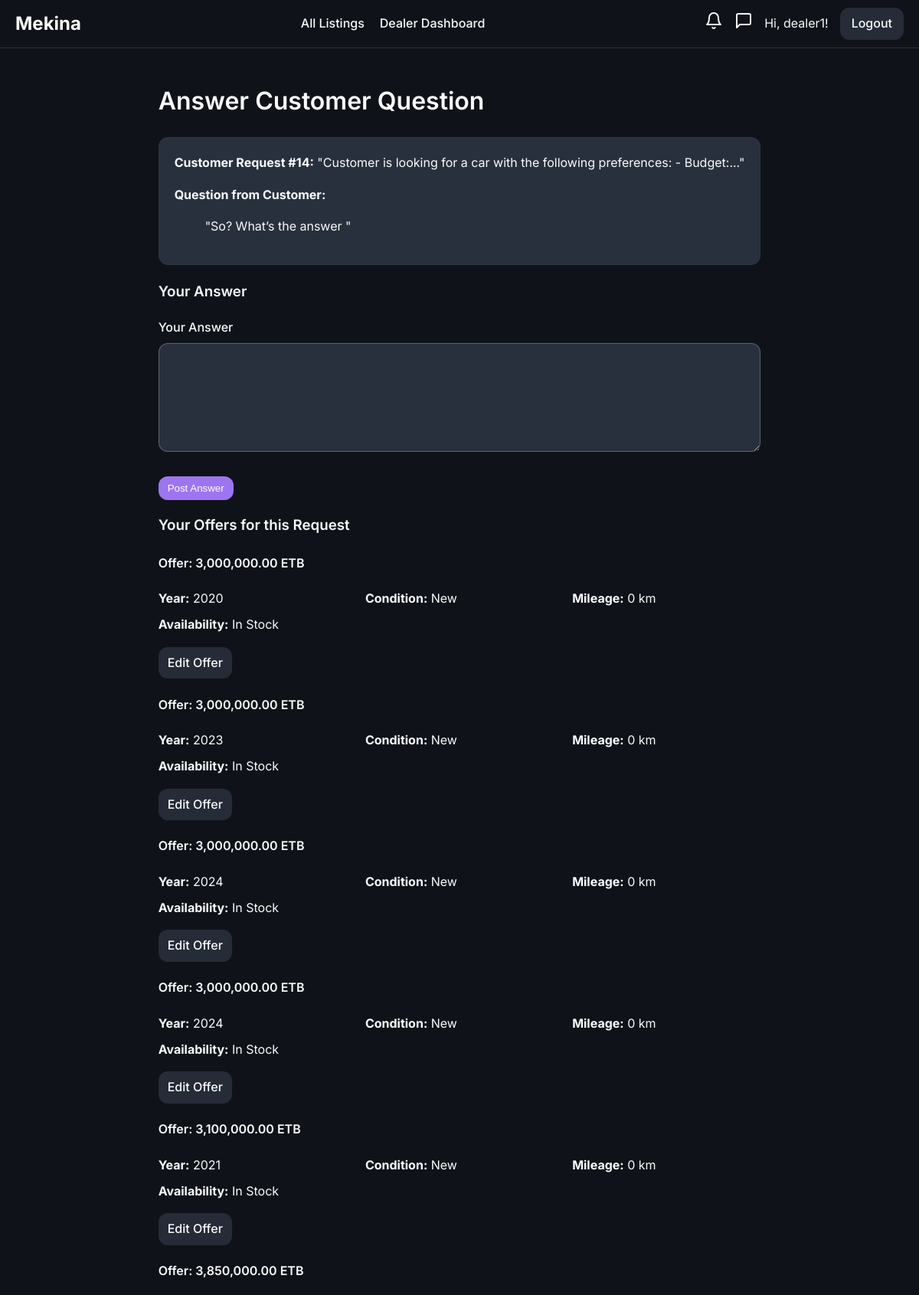
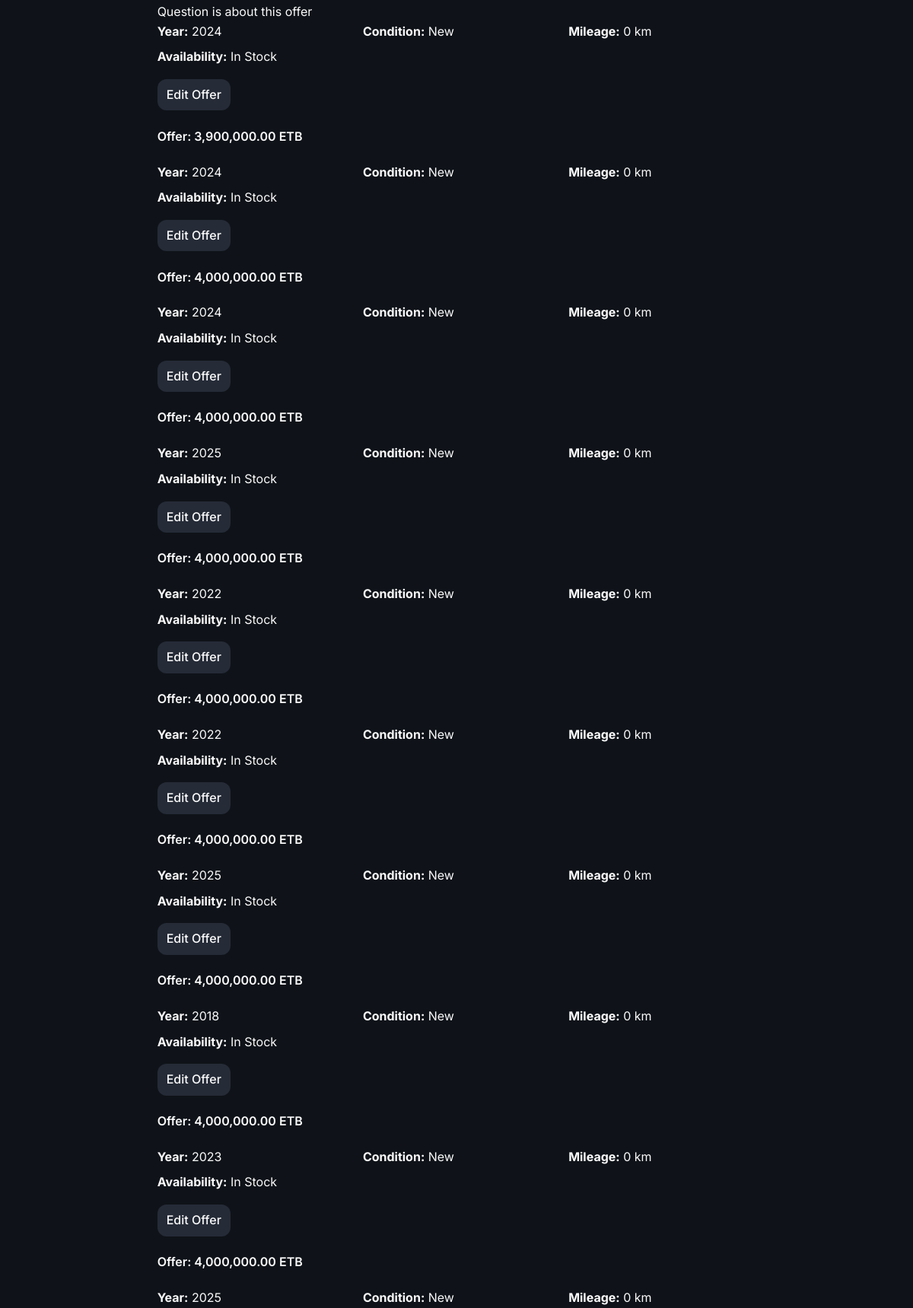
The app's page /dealer/request_question/4/answer (signed in, upper part) with its own data (2 pictures, top to bottom).
### models/user.py (models this page shows, shortened)
class User(UserMixin, db.Model):
    id = db.Column(db.Integer, primary_key=True)
    username = db.Column(db.String(64), index=True, unique=True, nullable=False)
    email = db.Column(db.String(120), index=True, unique=True, nullable=False)
    phone_number = db.Column(db.String(20), nullable=True)
    password_hash = db.Column(db.String(128))
    is_admin = db.Column(db.Boolean, default=False)
    is_dealer = db.Column(db.Boolean, default=False)
    is_rental_company = db.Column(db.Boolean, default=False)
    is_verified = db.Column(db.Boolean, default=False) # For verified dealers
    points = db.Column(db.Integer, nullable=False, default=5) # Points for dealers to bid
    cars = db.relationship('Car', backref='owner', lazy='dynamic')
    bids = db.relationship('Bid', backref='bidder', lazy='dynamic')
    dealer_bids = db.relationship('DealerBid', backref='dealer', lazy='dynamic')
    car_requests = db.relationship('CarRequest', backref='customer', lazy='dynamic')
    ratings_given = db.relationship('DealerRating', foreign_keys='DealerRating.buyer_id', back_populates='buyer', lazy='dynamic')
    ratings_received = db.relationship('DealerRating', foreign_keys='DealerRating.dealer_id', back_populates='dealer', lazy='dynamic')

### models/dealer_bid.py (models this page shows, shortened)
class DealerBid(db.Model):
    id = db.Column(db.Integer, primary_key=True)
    price = db.Column(db.Float, nullable=False)
    price_with_loan = db.Column(db.Float, nullable=True)
    timestamp = db.Column(db.DateTime, index=True, default=datetime.utcnow)
    status = db.Column(db.String(20), nullable=False, default='pending') # e.g., pending, accepted, rejected
    make = db.Column(db.String(64), nullable=False)
    model = db.Column(db.String(64), nullable=False)
    availability = db.Column(db.String(50), nullable=False)
    car_year = db.Column(db.Integer, nullable=False)
    mileage = db.Column(db.Integer, nullable=False)
    condition = db.Column(db.String(50), nullable=False)
    extras = db.Column(db.Text, nullable=True)
    valid_until = db.Column(db.Date, nullable=False)
    message = db.Column(db.Text, nullable=True)
    image_url = db.Column(db.String(255), nullable=True) # New field for bid photo
    edit_point_deducted = db.Column(db.Boolean, default=False, nullable=False)
    dealer_id = db.Column(db.Integer, db.ForeignKey('user.id'), nullable=False)
    request_id = db.Column(db.Integer, db.ForeignKey('car_requests.id'), nullable=False)
    deal = db.relationship('Deal', backref='accepted_bid', uselist=False, foreign_keys='Deal.accepted_bid_id')

### models/car_request.py (models this page shows)
class CarRequest(db.Model):
    __tablename__ = 'car_requests'
    id = db.Column(db.Integer, primary_key=True)
    make = db.Column(db.String(64), nullable=True)
    model = db.Column(db.String(64), nullable=True)
    min_year = db.Column(db.Integer, nullable=True)
    max_mileage = db.Column(db.Integer, nullable=True)
    notes = db.Column(db.Text, nullable=True)
    status = db.Column(db.String(20), default='active', nullable=False) # e.g., active, completed, expired
    created_at = db.Column(db.DateTime, default=datetime.utcnow)
    user_id = db.Column(db.Integer, db.ForeignKey('user.id'), nullable=False)
    dealer_bids = db.relationship('DealerBid', foreign_keys='DealerBid.request_id', backref='car_request', lazy='dynamic', cascade="all, delete-orphan")
    accepted_bid_id = db.Column(db.Integer, db.ForeignKey('dealer_bid.id', use_alter=True, name='fk_car_requests_accepted_bid_id'), nullable=True)
    accepted_bid = db.relationship('DealerBid', foreign_keys=[accepted_bid_id])

### models/request_question.py (models this page shows, shortened)
class RequestQuestion(db.Model):
    __tablename__ = 'request_questions'
    id = db.Column(db.Integer, primary_key=True)
    question_text = db.Column(db.Text, nullable=False)
    answer_text = db.Column(db.Text, nullable=True)
    timestamp = db.Column(db.DateTime, nullable=False, default=datetime.utcnow)
    answer_timestamp = db.Column(db.DateTime, nullable=True)
    user_id = db.Column(db.Integer, db.ForeignKey('user.id'), nullable=False) # The user (buyer) asking
    dealer_bid_id = db.Column(db.Integer, db.ForeignKey('dealer_bid.id'), nullable=False)
    asker = db.relationship('User', backref='asked_request_questions')
    dealer_bid = db.relationship('DealerBid', backref=db.backref('questions', lazy='dynamic', cascade="all, delete-orphan"))

### routes/dealer.py (the view, shortened to what this page needs)
@dealer_bp.route('/request_question/<int:question_id>/answer', methods=['GET', 'POST'])
@login_required
@dealer_required
@mark_notification_as_read
def answer_request_question(question_id):
    question = RequestQuestion.query.get_or_404(question_id)
    bid = question.dealer_bid
    if bid.dealer_id != current_user.id:
        flash("You do not have permission to answer this question.", "danger")
        return redirect(url_for('dealer.dashboard'))
    my_bids_for_this_request = DealerBid.query.filter_by(
        dealer_id=current_user.id,
        request_id=bid.request_id
    ).order_by(DealerBid.price.asc()).all()
    form = RequestAnswerForm()
    return render_template('answer_request_question.html', form=form, question=question, my_bids=my_bids_for_this_request)

### routes/dealer.py
class RequestAnswerForm(FlaskForm):
    answer_text = TextAreaField('Your Answer', validators=[DataRequired(), Length(min=5)])
    submit = SubmitField('Post Answer')

### routes/dealer.py (called while the page is built)
def dealer_required(f):
    @wraps(f)
    def decorated_function(*args, **kwargs):
        if not current_user.is_authenticated or not (current_user.is_dealer or current_user.is_admin):
            abort(403) # Forbidden
        if not current_user.is_admin and 'dealer_id' in kwargs and kwargs['dealer_id'] != current_user.id:
            abort(403)
        return f(*args, **kwargs)
    return decorated_function

### routes/main.py (called while the page is built)
def mark_notification_as_read(f):
    @wraps(f)
    def decorated_function(*args, **kwargs):
        notification_id = request.args.get('notification_id', type=int)
        if notification_id and current_user.is_authenticated:
            notification = Notification.query.filter_by(id=notification_id, user_id=current_user.id).first()
            if notification and not notification.is_read:
                notification.is_read = True
                db.session.commit()
        return f(*args, **kwargs)
    return decorated_function

### templates/answer_request_question.html (shortened to what this page needs)
{% extends "base.html" %}
{% macro offer_summary(bid) %}
    <div class="offer-summary-card {% if bid.id == question.dealer_bid_id %}current-question-bid{% endif %}">
        <div class="offer-summary-header">
            <h4>Offer: {{ '{:,.2f}'.format(bid.price) }} ETB</h4>
            {% if bid.id == question.dealer_bid_id %}
                <span class="tag">Question is about this offer</span>
            {% endif %}
        </div>
        <div class="offer-details-grid small">
            <div><strong>Year:</strong> {{ bid.car_year }}</div>
            <div><strong>Condition:</strong> {{ bid.condition }}</div>
            <div><strong>Mileage:</strong> {{ '{:,}'.format(bid.mileage) }} km</div>
            <div><strong>Availability:</strong> {{ bid.availability }}</div>
        </div>
        <div class="offer-summary-actions">
            <a href="{{ url_for('dealer.edit_bid', bid_id=bid.id) }}" class="btn small edit">Edit Offer</a>
        </div>
    </div>
{% endmacro %}
{% block content %}
    <h1>Answer Customer Question</h1>
    <div class="question-context">
        <div class="request-summary-box">
            <strong>Customer Request #{{ question.dealer_bid.request_id }}:</strong>
            {% if question.dealer_bid.car_request.make %}
                {{ question.dealer_bid.car_request.make }} {{ question.dealer_bid.car_request.model }}
            {% else %} "{{ question.dealer_bid.car_request.notes|truncate(80) }}" {% endif %}
        </div>
        <p style="margin-top: 1rem;"><strong>Question from Customer:</strong></p>
        <blockquote>"{{ question.question_text }}"</blockquote>
    </div>
    <div class="page-grid-two-thirds">
        <div class="main-column">
            <h3>Your Answer</h3>
            <form method="POST" action="{{ url_for('dealer.answer_request_question', question_id=question.id) }}">
                <div class="form-group">
                    {{ form.answer_text.label }}
                    {{ form.answer_text(rows=6) }}
                </div>
                {{ form.submit(class='btn approve') }}
            </form>
        </div>
        <div class="sidebar-column">
            <h3>Your Offers for this Request</h3>
            {% for bid in my_bids %}
                {{ offer_summary(bid) }}
            {% endfor %}
        </div>
    </div>
{% endblock %}

### templates/base.html (shortened to what this page needs)
<!DOCTYPE html>
<html lang="en">
<head>
    <link rel="stylesheet" href="{{ url_for('static', filename='css/style.css', v=now.timestamp()) }}">
</head>
<body class="{% block body_class %}{% endblock %}">
    <nav>
        <a href="{{ url_for('main.home') }}" class="nav-brand">Mekina</a>
        <div class="nav-menu" id="nav-menu">
            <ul>
                {% if current_user.is_authenticated and current_user.is_admin %}
                    <li><a href="{{ url_for('admin.dashboard') }}" class="{{ 'active' if request.endpoint == 'admin.dashboard' }}">Dashboard</a></li>
                    <li><a href="{{ url_for('admin.rental_management') }}" class="{{ 'active' if request.endpoint == 'admin.rental_management' }}">Manage Rentals</a></li>
                    <li><a href="{{ url_for('admin.dealer_management') }}" class="{{ 'active' if request.endpoint == 'admin.dealer_management' }}">Manage Dealers</a></li>
                    <li><a href="{{ url_for('admin.user_management') }}" class="{{ 'active' if request.endpoint == 'admin.user_management' }}">Users</a></li>
                    <li><a href="{{ url_for('auctions.list_auctions') }}" class="{{ 'active' if request.endpoint == 'auctions.list_auctions' }}">Manage Listings</a></li>
                {% elif current_user.is_authenticated and current_user.is_rental_company %}
                    <li><a href="{{ url_for('rentals.dashboard') }}" class="{{ 'active' if request.endpoint == 'rentals.dashboard' }}">Rental Dashboard</a></li>
                {% elif current_user.is_authenticated and current_user.is_dealer %}
                    <li><a href="{{ url_for('main.all_listings') }}" class="{{ 'active' if request.endpoint == 'main.all_listings' }}">All Listings</a></li>
                    <li><a href="{{ url_for('dealer.dashboard') }}" class="{{ 'active' if request.endpoint == 'dealer.dashboard' }}">Dealer Dashboard</a></li>
                {% endif %}
            </ul>
            <div class="nav-right">
                {% if current_user.is_authenticated %}
                    <a href="{{ url_for('main.notifications') }}" class="desktop-icon-link notification-bell-link {% if request.endpoint == 'main.notifications' %}active{% endif %}">
                    </a>
                    {% if current_user.is_dealer %}
                        <a href="{{ url_for('dealer.list_messages') }}" class="desktop-icon-link {% if 'dealer.list_messages' in request.endpoint or 'dealer.view_conversation' in request.endpoint %}active{% endif %}">
                            <svg xmlns="http://www.w3.org/2000/svg" width="24" height="24" viewBox="0 0 24 24" fill="none" stroke="currentColor" stroke-width="2" stroke-linecap="round" stroke-linejoin="round" class="feather feather-message-square"><path d="M21 15a2 2 0 0 1-2 2H7l-4 4V5a2 2 0 0 1 2-2h14a2 2 0 0 1 2 2z"></path></svg>
                        </a>
                    {% endif %}
                    <span class="desktop-username">Hi, {{ current_user.username }}!</span>
                    <a href="{{ url_for('auth.logout') }}" class="nav-button">Logout</a>
                {% else %}
                    <a href="{{ url_for('auth.login') }}" class="nav-button">Login</a>
                    <a href="{{ url_for('auth.register') }}" class="nav-button">Register</a>
                {% endif %}
            </div>
        </div>
    </nav>
    {% block main_content %}
        <main class="container">
            {% block content %}{% endblock %}
        </main>
    {% endblock %}
</body>
</html>

### static/css/style.css (style rules this page uses)
:root { --background: 220 25% 8%; --foreground: 0 0% 98%; --card: 220 20% 13%; --card-foreground: 0 0% 95%; --popover: 220 20% 13%; --popover-foreground: 0 0% 95%; --primary: 38 92% 50%; --primary-foreground: 220 70% 12%; --secondary: 220 20% 20%; --secondary-foreground: 0 0% 95%; --muted: 220 20% 18%; --muted-foreground: 220 10% 60%; --accent: 260 80% 70%; --accent-foreground: 0 0% 100%; --destructive: 0 62.8% 30.6%; --destructive-foreground: 0 0% 100%; --border: 220 20% 22%; --input: 220 20% 20%; --ring: 260 80% 70%; --radius: 0.75rem; --success: 142 76% 36%; --warning: 38 92% 50%; --info: 220 20% 18%; --gradient-primary: linear-gradient(135deg, hsl(220 20% 12%), hsl(220 20% 18%)); --gradient-accent: linear-gradient(135deg, hsl(260 80% 70%), hsl(260 70% 60%)); --shadow-card: 0 4px 6px -1px hsl(0 0% 0% / 0.3), 0 2px 4px -1px hsl(0 0% 0% / 0.2); --shadow-elevated: 0 10px 15px -3px hsl(0 0% 0% / 0.3), 0 4px 6px -2px hsl(0 0% 0% / 0.2); }
body { font-family: "Inter", sans-serif; background-color: hsl(var(--background)); color: hsl(var(--foreground)); margin: 0; line-height: 1.6; display: flex; flex-direction: column; min-height: 100vh; padding-top: 53px; }
main { flex-grow: 1; }
h1, h2, h3, h4, h5, h6 { font-weight: 600; }
a { color: hsl(var(--accent)); text-decoration: none; }
.btn, .button-group button, .button-group a { border: none; padding: 8px 12px; border-radius: var(--radius); cursor: pointer; font-weight: 500; text-decoration: none; display: inline-block; text-align: center; transition: all 0.2s ease-in-out; }
.btn.approve, .button-group .approve { background-color: hsl(var(--accent)); color: hsl(var(--accent-foreground)); }
.btn.edit, .button-group .edit { background-color: hsl(var(--info)); color: hsl(var(--foreground)); }
.nav-button { background-color: hsl(var(--info)); color: hsl(var(--foreground)); padding: 8px 15px; border-radius: var(--radius); font-weight: 500; }
.form-group { margin-bottom: 1.5rem; }
.form-group label { display: block; font-weight: 500; margin-bottom: 0.5rem; }
.form-group input, .form-group select, .form-group textarea { width: 100%; box-sizing: border-box; }
input[type=text], input[type=number], input[type=password], input[type=email], input[type=date], input[type=datetime-local], select, textarea { padding: 10px; margin: 0; border: 1px solid hsl(var(--muted-foreground)/0.5); border-radius: var(--radius); font-family: "Inter", sans-serif; font-size: 1rem; background-color: hsl(var(--input)); color: hsl(var(--foreground)); transition: box-shadow 0.2s, border-color 0.2s; }
nav { position: fixed; top: 0; left: 0; right: 0; z-index: 100; background-color: hsl(var(--background)); border-bottom: 1px solid hsl(var(--border)); padding: 10px 20px; display: flex; justify-content: space-between; align-items: center; }
.nav-brand { font-size: 1.5rem; font-weight: 700; color: hsl(var(--foreground)); text-decoration: none; }
nav ul { list-style: none; margin: 0; padding: 0; display: flex; gap: 20px; }
nav a { color: hsl(var(--foreground)); font-weight: 500; }
.nav-right { display: flex; align-items: center; gap: 15px; }
.nav-menu { flex-grow: 1; display: contents; }
.container { max-width: 1200px; margin: 2rem auto; padding: 0 20px; }
.admin-actions, .question-context { background-color: hsl(var(--secondary)); border: 1px solid hsl(var(--border)); padding: 20px; margin-bottom: 20px; border-radius: var(--radius); }
.offer-details-grid { display: grid; grid-template-columns: repeat(auto-fit, minmax(200px, 1fr)); gap: 0.5rem 1.5rem; margin-bottom: 1rem; }

### records on screen
User: username "dealer1"
DealerBid: dealer_bid.request_id "14", price "3,850,000.00", shows "Question is about this offer", car_year "2024", condition "New", mileage "0", availability "In Stock"
CarRequest: dealer_bid.car_request.notes "Customer is looking for a car with the following preferences: - Budget:..."
RequestQuestion: question_text "So? What’s the answer"
DealerBid: price "3,000,000.00", car_year "2020", condition "New", mileage "0", availability "In Stock"
DealerBid: price "3,000,000.00", car_year "2023", condition "New", mileage "0", availability "In Stock"
DealerBid: price "3,000,000.00", car_year "2024", condition "New", mileage "0", availability "In Stock"
DealerBid: price "3,000,000.00", car_year "2024", condition "New", mileage "0", availability "In Stock"
DealerBid: price "3,100,000.00", car_year "2021", condition "New", mileage "0", availability "In Stock"
DealerBid: price "3,900,000.00", car_year "2024", condition "New", mileage "0", availability "In Stock"
DealerBid: price "4,000,000.00", car_year "2024", condition "New", mileage "0", availability "In Stock"
DealerBid: price "4,000,000.00", car_year "2025", condition "New", mileage "0", availability "In Stock"
DealerBid: price "4,000,000.00", car_year "2022", condition "New", mileage "0", availability "In Stock"
DealerBid: price "4,000,000.00", car_year "2022", condition "New", mileage "0", availability "In Stock"
DealerBid: price "4,000,000.00", car_year "2025", condition "New", mileage "0", availability "In Stock"
DealerBid: price "4,000,000.00", car_year "2018", condition "New", mileage "0", availability "In Stock"
DealerBid: price "4,000,000.00", car_year "2023", condition "New", mileage "0", availability "In Stock"
DealerBid: price "4,000,000.00", car_year "2025", condition "New", mileage "0"
